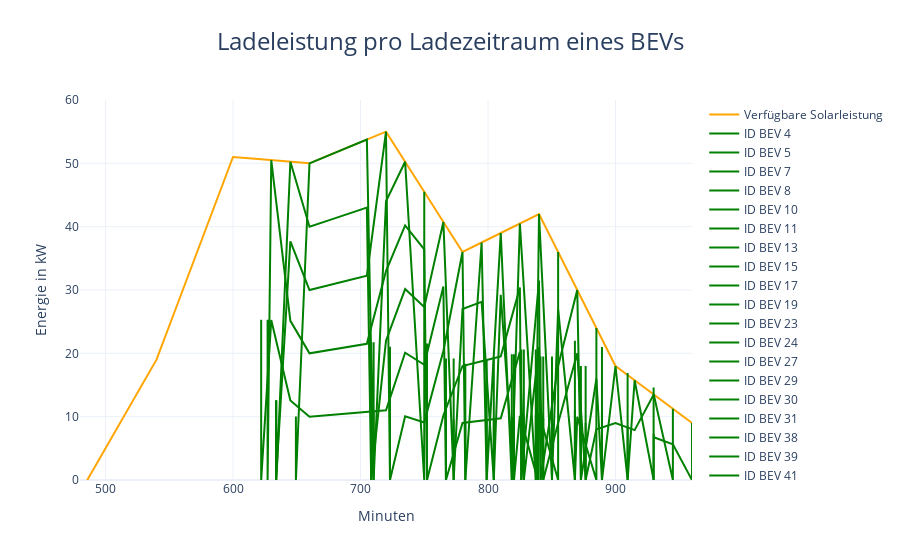

Notebook cell for this chart:
### Code cell
import figureGeneration

figureGeneration.create_charging_power_figure(simulation_day, solarpeakleistung, bev_data, minute_interval)

### Figure 1 — Plotly figure (JSON) as saved in the notebook; plotly's stock layout.template omitted (floating-point values rounded to 4 significant figures)
{"data": [{"line": {"color": "orange"}, "name": "Verfügbare Solarleistung", "type": "scatter", "x": [480, 495, 510, 525, 540, 555, 570, 585, 600, 615, 630, 645, 660, 675, 690, 705, 720, 735, 750, 765, 780, 795, 810, 825, 840, 855, 870, 885, 900, 915, 930, 945, 960], "y": [-2, 3.25, 8.5, 13.75, 19, 27, 35, 43, 51, 50.75, 50.5, 50.25, 50, 51.25, 52.5, 53.75, 55, 50.25, 45.5, 40.75, 36, 37.5, 39, 40.5, 42, 36, 30, 24, 18, 15.75, 13.5, 11.25, 9]}, {"line": {"color": "green"}, "mode": "lines", "name": "ID BEV 4", "type": "scatter", "x": [929.9, 929.9, 930, 945, 960, 960], "y": [7.31, 0, 6.75, 5.625, 0, 9]}, {"line": {"color": "green"}, "mode": "lines", "name": "ID BEV 5", "type": "scatter", "x": [876.6, 876.6, 885, 900, 915, 930, 945, 945], "y": [9, 0, 8, 9, 7.875, 13.5, 0, 11.25]}, {"line": {"color": "green"}, "mode": "lines", "name": "ID BEV 7", "type": "scatter", "x": [909.5, 909.5, 915, 929.9, 929.9], "y": [8.44, 0, 15.75, 0, 14.62]}, {"line": {"color": "green"}, "mode": "lines", "name": "ID BEV 8", "type": "scatter", "x": [889.4, 889.4, 900, 909.5, 909.5], "y": [10.5, 0, 18, 0, 16.88]}, {"line": {"color": "green"}, "mode": "lines", "name": "ID BEV 10", "type": "scatter", "x": [872.9, 872.9, 885, 889.4, 889.4], "y": [9, 0, 16, 0, 21]}, {"line": {"color": "green"}, "mode": "lines", "name": "ID BEV 11", "type": "scatter", "x": [868.2, 868.2, 870, 885, 885], "y": [11, 0, 10, 0, 24]}, {"line": {"color": "green"}, "mode": "lines", "name": "ID BEV 13", "type": "scatter", "x": [843.3, 843.3, 855, 870, 876.6, 876.6], "y": [9.75, 0, 9, 20, 0, 18]}, {"line": {"color": "green"}, "mode": "lines", "name": "ID BEV 15", "type": "scatter", "x": [841.2, 841.2, 855, 870, 872.9, 872.9], "y": [9.75, 0, 18, 30, 0, 18]}, {"line": {"color": "green"}, "mode": "lines", "name": "ID BEV 17", "type": "scatter", "x": [850.2, 850.2, 855, 868.2, 868.2], "y": [9.75, 0, 27, 0, 22]}, {"line": {"color": "green"}, "mode": "lines", "name": "ID BEV 19", "type": "scatter", "x": [839.1, 839.1, 840, 855, 855], "y": [10.31, 0, 10.5, 0, 36]}, {"line": {"color": "green"}, "mode": "lines", "name": "ID BEV 23", "type": "scatter", "x": [828.1, 828.1, 840, 843.3, 843.3], "y": [10.31, 0, 21, 0, 19.5]}, {"line": {"color": "green"}, "mode": "lines", "name": "ID BEV 24", "type": "scatter", "x": [826.1, 826.1, 840, 841.2, 841.2], "y": [10.31, 0, 31.5, 0, 19.5]}, {"line": {"color": "green"}, "mode": "lines", "name": "ID BEV 27", "type": "scatter", "x": [837.5, 837.5, 840, 850.2, 850.2], "y": [10.31, 0, 42, 0, 19.5]}, {"line": {"color": "green"}, "mode": "lines", "name": "ID BEV 29", "type": "scatter", "x": [820.4, 820.4, 825, 839.1, 839.1], "y": [9.938, 0, 10.12, 0, 20.62]}, {"line": {"color": "green"}, "mode": "lines", "name": "ID BEV 30", "type": "scatter", "x": [767.0, 767.0, 780, 795, 810, 825, 828.1, 828.1], "y": [9.595, 0, 9, 9.375, 9.75, 20.25, 0, 20.62]}, {"line": {"color": "green"}, "mode": "lines", "name": "ID BEV 31", "type": "scatter", "x": [752.2, 752.2, 765, 780, 795, 810, 825, 826.1, 826.1], "y": [10.78, 0, 10.19, 18, 18.75, 19.5, 30.38, 0, 20.62]}, {"line": {"color": "green"}, "mode": "lines", "name": "ID BEV 38", "type": "scatter", "x": [818.7, 818.7, 825, 837.5, 837.5], "y": [9.938, 0, 40.5, 0, 20.62]}, {"line": {"color": "green"}, "mode": "lines", "name": "ID BEV 39", "type": "scatter", "x": [804.5, 804.5, 810, 820.4, 820.4], "y": [9.562, 0, 29.25, 0, 19.88]}, {"line": {"color": "green"}, "mode": "lines", "name": "ID BEV 41", "type": "scatter", "x": [799.0, 799.0, 810, 818.7, 818.7], "y": [9.562, 0, 39, 0, 19.88]}, {"line": {"color": "green"}, "mode": "lines", "name": "ID BEV 42", "type": "scatter", "x": [773.1, 773.1, 780, 795, 804.5, 804.5], "y": [9.595, 0, 27, 28.12, 0, 19.12]}, {"line": {"color": "green"}, "mode": "lines", "name": "ID BEV 48", "type": "scatter", "x": [782.2, 782.2, 795, 799.0, 799.0], "y": [9.188, 0, 37.5, 0, 19.12]}, {"line": {"color": "green"}, "mode": "lines", "name": "ID BEV 14", "type": "scatter", "x": [723.1, 723.1, 735, 750, 765, 780, 782.2, 782.2], "y": [10.52, 0, 10.05, 9.1, 20.38, 36, 0, 18.38]}, {"line": {"color": "green"}, "mode": "lines", "name": "ID BEV 21", "type": "scatter", "x": [622.1, 622.1, 630, 645, 660, 675, 690, 705, 720, 735, 750, 765, 767.0, 767.0], "y": [25.31, 0, 25.25, 12.56, 10, 10.25, 10.5, 10.75, 11, 20.1, 18.2, 30.56, 0, 19.19]}, {"line": {"color": "green"}, "mode": "lines", "name": "ID BEV 28", "type": "scatter", "x": [708.4, 708.4, 720, 735, 750, 765, 773.1, 773.1], "y": [10.88, 0, 22, 30.15, 27.3, 40.75, 0, 19.19]}, {"line": {"color": "green"}, "mode": "lines", "name": "ID BEV 37", "type": "scatter", "x": [627.1, 627.1, 630, 645, 660, 675, 690, 705, 720, 735, 750, 752.2, 752.2], "y": [25.31, 0, 50.5, 25.12, 20, 20.5, 21, 21.5, 33, 40.2, 36.4, 0, 21.56]}, {"line": {"color": "green"}, "mode": "lines", "name": "ID BEV 22", "type": "scatter", "x": [710.3, 710.3, 720, 735, 750, 750], "y": [10.88, 0, 44, 50.25, 0, 45.5]}, {"line": {"color": "green"}, "mode": "lines", "name": "ID BEV 46", "type": "scatter", "x": [633.7, 633.7, 645, 660, 675, 690, 705, 720, 723.1, 723.1], "y": [12.6, 0, 37.69, 30, 30.75, 31.5, 32.25, 55, 0, 21.05]}, {"line": {"color": "green"}, "mode": "lines", "name": "ID BEV 20", "type": "scatter", "x": [634.0, 634.0, 645, 660, 675, 690, 705, 708.4, 708.4], "y": [12.6, 0, 50.25, 40, 41, 42, 43, 0, 21.75]}, {"line": {"color": "green"}, "mode": "lines", "name": "ID BEV 9", "type": "scatter", "x": [649.3, 649.3, 660, 675, 690, 705, 710.3, 710.3], "y": [10.02, 0, 50, 51.25, 52.5, 53.75, 0, 21.75]}], "layout": {"title": {"font": {"size": 24}, "text": "Ladeleistung pro Ladezeitraum eines BEVs", "x": 0.5, "xanchor": "center"}, "xaxis": {"range": [480, 960], "showgrid": true, "title": {"text": "Minuten"}}, "yaxis": {"range": [0, 60], "title": {"text": "Energie in kW"}}}}
